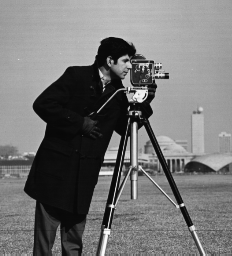
%> input picture dsp mp4/cameraman.png, 232 x 256 px
$ octave conv3x3.m   (GNU Octave 9; MATLAB toolbox functions it lacks are replaced by stand-ins)
%> lines starting %> are read from the running program, lines starting %| are printed output that depends on the picture
### dsp mp4/myconv.m
function convimg = myconv(img, fil)

[row, col] = size(img);

% [6 lines of commented-out code are left out]

filen = length(fil);
p = double(idivide(int32(filen), int32(2), 'floor'));
fil = double(fil);
% [8 lines of commented-out code are left out]

newimg = double(padarray(img, [p,p]));
[nr, nc] = size(newimg);
convimg = zeros(nr, nc);
for r=1+p:row+p
    for c=1+p:col+p
        tobeconv = newimg(r-p:r+p, c-p:c+p);
        convimg(r,c) = sum(tobeconv.*fil, 'all');
    end
end

convimg = uint8(convimg);

### dsp mp4/conv3x3.m
% test images
testimg1 = [1 2 3
           4 5 6
           7 8 9];

testimg2 = [9 8 7
            6 5 4
            3 2 1];

iden = [0 0 0
        0 1 0
        0 0 0];

shiftsub = [0 0 0
            0 1 0
            0 0 -1];

% CAMERAMAN
img = imread('cameraman.png');
%> img is the input picture: size 256x232x3 uint8; min 7, max 252, mean 117.1
img = rgb2gray(img);
%> img: size 256x232 uint8

figure('Name','Cameraman Shift and Subtract Image','NumberTitle','off');
subplot(1,3,1);
imshow(img);
title('Original Image')

convimg1 = uint8(conv2(img, shiftsub));
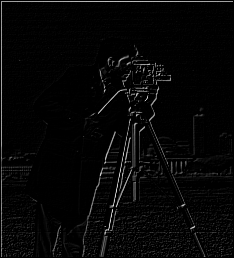
%> convimg1: size 258x234 uint8; min 0, max 221, mean 7
subplot(1,3,2);
imshow(convimg1);
title('Conv2 Image')

convimg2 = uint8(myconv(img, shiftsub));
subplot(1,3,3);
imshow(convimg2);
title('Own Implementation Image')

% BAG AND XRAY
img = imread('bag_xray.bmp');
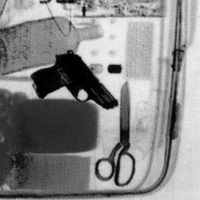
%> input picture dsp mp4/bag_xray.bmp, 200 x 200 px
%> img is the input picture: size 200x200 uint8; min 0, max 238, mean 134.3

% Shift and Subtract
shiftsub = [0 0 0
            0 1 0
            0 0 -1];
convimg = uint8(myconv(img, shiftsub));
figure('Name','Shift and Subtract Image','NumberTitle','off');
imshow(convimg);

% Edge Detection K=20
k = 20;
edgedec = [-1/k -1/k -1/k
           -1/k   1  -1/k
           -1/k -1/k -1/k];
convimg = uint8(myconv(img, edgedec));
%> after the loop in myconv (call 3), `for r=1+p:row+p`:
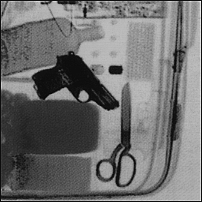
%> convimg: size 202x202 double; min -11.75, max 197.4, mean 79.4; drawn with min black and max white
figure('Name','Edge Detection Image [k=20]','NumberTitle','off');
imshow(convimg);

% Edge Detection K=10
k = 10;
edgedec = [-1/k -1/k -1/k
           -1/k   1  -1/k
           -1/k -1/k -1/k];
convimg = uint8(myconv(img, edgedec));
%> after the loop in myconv (call 4), `for r=1+p:row+p`:
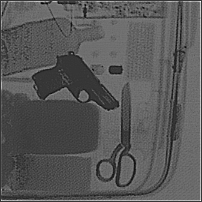
%> convimg: size 202x202 double; min -44.2, max 162.9, mean 27.3; drawn with min black and max white
figure('Name','Edge Detection Image [k=10]','NumberTitle','off');
imshow(convimg);

% Edge Detection K=8
k = 8;
edgedec = [-1/k -1/k -1/k
           -1/k   1  -1/k
           -1/k -1/k -1/k];
convimg = uint8(myconv(img, edgedec));
%> after the loop in myconv (call 5), `for r=1+p:row+p`:
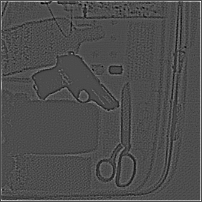
%> convimg: size 202x202 double; min -62.75, max 145.6, mean 1.2; drawn with min black and max white
%> in myconv (call 5), `convimg = uint8(convimg);`:
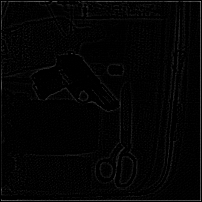
%> convimg: size 202x202 uint8; min 0, max 146, mean 4.2
figure('Name','Edge Detection Image [k=8]','NumberTitle','off');
imshow(convimg);

% Edge Detection with Thersholding
convimg = uint8(myconv(img, edgedec));

% Automatic Thresholding
timg = convimg;
threshold = mean(timg, 'all');
%> threshold = 4.2
lim = 3;
diff = 100;

while diff > lim
    backg = timg(timg <= threshold);
    foreg = timg(timg > threshold);
    backgmean = mean(backg, 'all');
    foregmean = mean(foreg, 'all');
    newthreshold = mean([backgmean, foregmean]);
    diff = abs(newthreshold - threshold);
    threshold = newthreshold;
end
%> this loop made 2 passes
%> (backgmean, foregmean, newthreshold, diff, threshold) on passes 1 to 2: (0.74, 14.88, 7.81, 3.61, 7.81), (1.3, 20.31, 10.8, 3, 10.8)
% Binarization
binimg = convimg;
[row, col] = size(binimg);
%> row = 202; col = 202
for r=1:row
    for c=1:col
        if binimg(r,c) > threshold
            binimg(r,c) = 0;
        else
            binimg(r,c) = 255;
        end
    end
end
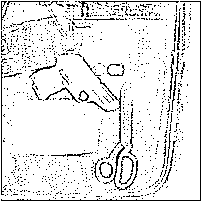
%> binimg: size 202x202 uint8; 89.9% white; black in thin lines or dots
figure('Name','Thresholding Image (Threshold = 10)','NumberTitle','off');
imshow(binimg);
